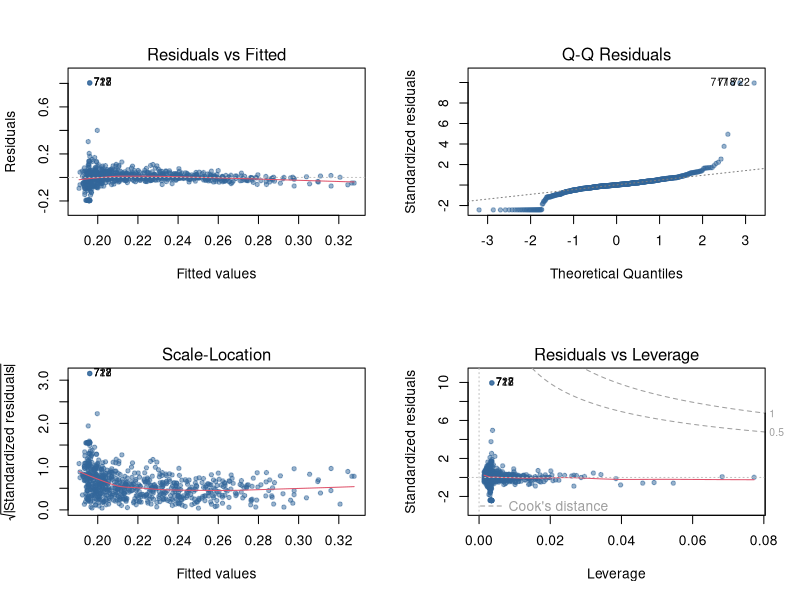
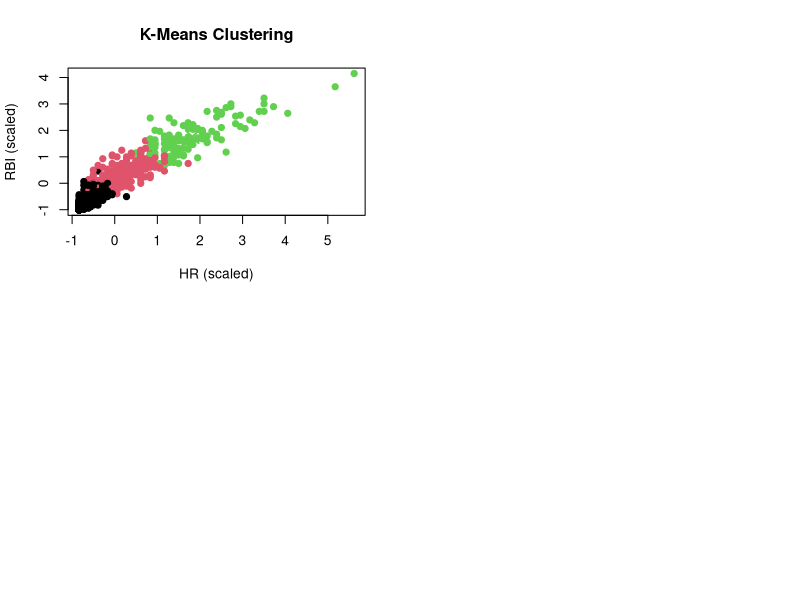

Recreate these plots in R, in order.
# Project
# MLB Player Stats

#pt 1
# linear regression to analyze the relationship between a player's batting average (AVG) and other features like home runs (HR), runs batted in (RBI), and strikeouts (SO)

# Load tidyverse
library(tidyverse)

# Read the dataset
mlb_data <- read_csv("mlb-player-stats-Batters.csv")

# Inspect the dataset
glimpse(mlb_data)

# Select relevant columns for regression analysis
# focus on numeric variables that may affect AVG (batting average)
mlb_data <- mlb_data %>%
  select(AVG, HR, RBI, SO)

# Check for missing values and handle them (there are none but still good to check)
mlb_data <- mlb_data %>%
  drop_na()

# Build the linear regression model
batting_model <- lm(AVG ~ HR + RBI + SO, data = mlb_data)

# Summarize the model to evaluate coefficients and significance levels
summary(batting_model)

# Plot residuals to evaluate model fit
par(mfrow = c(2, 2)) # Set up a 2x2 plot layout
plot(batting_model, 
     pch = 19,        # Solid points
     col = rgb(0.2, 0.4, 0.6, 0.5), # transparent points
     cex = 0.7)       # Reduce point size

# Predict AVG for new players (might not be very accurate in a real world case but this is an example of how you could use such data, and could still be useful in predicting a new player based on other batters)
# Example new data
new_players <- data.frame(HR = c(30, 20), RBI = c(100, 70), SO = c(120, 90))
predicted_AVG <- predict(batting_model, newdata = new_players)
print(predicted_AVG)

#ANOVA
# Fit the regression model again
batting_model <- lm(AVG ~ HR + RBI + SO, data = mlb_data)

# Perform ANOVA on the model
anova_result <- anova(batting_model)

# View the ANOVA table
print(anova_result)


# pt 2
# clustering

# Select numerical columns for clustering (e.g., HR, RBI, SO)
clustering_data <- mlb_data[, c("HR", "RBI", "SO")]

# Scale the data to standardize (important for clustering)
clustering_data_scaled <- scale(clustering_data)

# Compute the distance matrix
dist_matrix <- dist(clustering_data_scaled)

# Perform hierarchical clustering using Ward's method
hc <- hclust(dist_matrix, method = "ward.D2")

# Cut into a specified number of clusters (e.g., 3 clusters)
clusters_hc <- cutree(hc, k = 3)

# Add cluster labels to the original data
mlb_data$Cluster_HC <- clusters_hc

# Summary of cluster sizes
table(clusters_hc)

# Calculate the mean for each variable by cluster
aggregate(clustering_data, by = list(Cluster = clusters_hc), FUN = mean)

# Set the number of clusters (e.g., 3)
set.seed(123) # For reproducibility
kmeans_result <- kmeans(clustering_data_scaled, centers = 3, nstart = 25)

# Add cluster labels to the original data
mlb_data$Cluster_KMeans <- kmeans_result$cluster

# Print cluster sizes
table(kmeans_result$cluster)

# Calculate the mean for each variable by cluster
aggregate(clustering_data, by = list(Cluster = kmeans_result$cluster), FUN = mean)

# Visualize the clusters using a scatterplot (e.g., HR vs. RBI)
plot(clustering_data_scaled[, 1:2], col = kmeans_result$cluster,
     main = "K-Means Clustering", xlab = "HR (scaled)", ylab = "RBI (scaled)", pch = 19)

# Add cluster centers to the plot
points(kmeans_result$centers[, 1:2], col = 1:3, pch = 4, cex = 2, lwd = 2)

# Compare hierarchical and k-means clusters
table(Hierarchical = mlb_data$Cluster_HC, KMeans = mlb_data$Cluster_KMeans)

# Examine cluster assignments
head(mlb_data[, c("HR", "RBI", "SO", "Cluster_HC", "Cluster_KMeans")])
